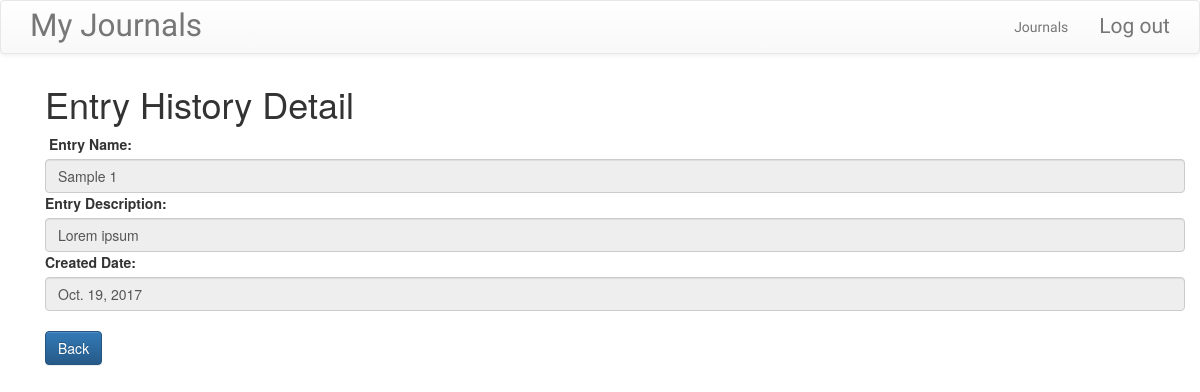
Page /journals/journal/entry/log/38/ (signed in) on the committed database.
### journals/models.py (models this page shows, shortened)
class Entry(models.Model):
    journal = models.ForeignKey(Journal, on_delete=models.CASCADE)
    title_text = models.CharField('entry title', max_length=200)
    body_text = models.CharField('entry body', max_length=200)
    created_date = models.DateField('published date', default= timezone.now)
    hidden_boolean = models.BooleanField('hidden', default=False)
    deleted_boolean = models.BooleanField('deleted', default=False)
    orginal_entry = models.PositiveIntegerField(default=0)
    is_available = models.BooleanField('replaced', default=True)
    class Meta:
        ordering = ["created_date"]

### journals/views.py (the view)
# urls.py: url(r"^journal/entry/log/(?P<pk>\d+)/$",views.JournalEntryHistoryDetail.as_view(),name="entry_history_detail"),
class JournalEntryHistoryDetail(LoginRequiredMixin, generic.DetailView):
    model = Entry
    login_url = 'journals:login'
    template_name_suffix = '_log_detail'
    def get_queryset(self):
        queryset = super().get_queryset()
        return queryset.filter(pk=self.kwargs.get("pk")).order_by('-created_date')

### journals/templates/journals/entry_log_detail.html (shortened to what this page needs)
{% extends "journals/entry_base.html" %}
{% load bootstrap3 %}
{% block preentry %}
    <div class="container">
<h1>Entry History Detail</h1>
<form>
 <label>Entry Name:</label>
    <input type="text" class="form-control" value="{{ entry.title_text}}" disabled>
<label>Entry Description:</label>
    <input type="textarea" class="form-control" value="{{ entry.body_text }}" disabled>
<label>Created Date:</label>
    <input type="text" class="form-control" value="{{ entry.created_date }}" disabled>
</form>
<br>
        <div class="media-footer">
			{% if user.is_authenticated%}
                {% if entry.is_available %}
                    <a class="btn btn-primary" href="{% url 'journals:entry_log' orginal_entry=entry.orginal_entry journal_id=entry.journal.id %}">Back</a>
                {% endif %}
			{% endif %}
		</div>
    </div>
{% endblock %}

### rows in the picture
Entry: title_text "Sample 1", body_text "Lorem ipsum", created_date "Oct. 19, 2017"
